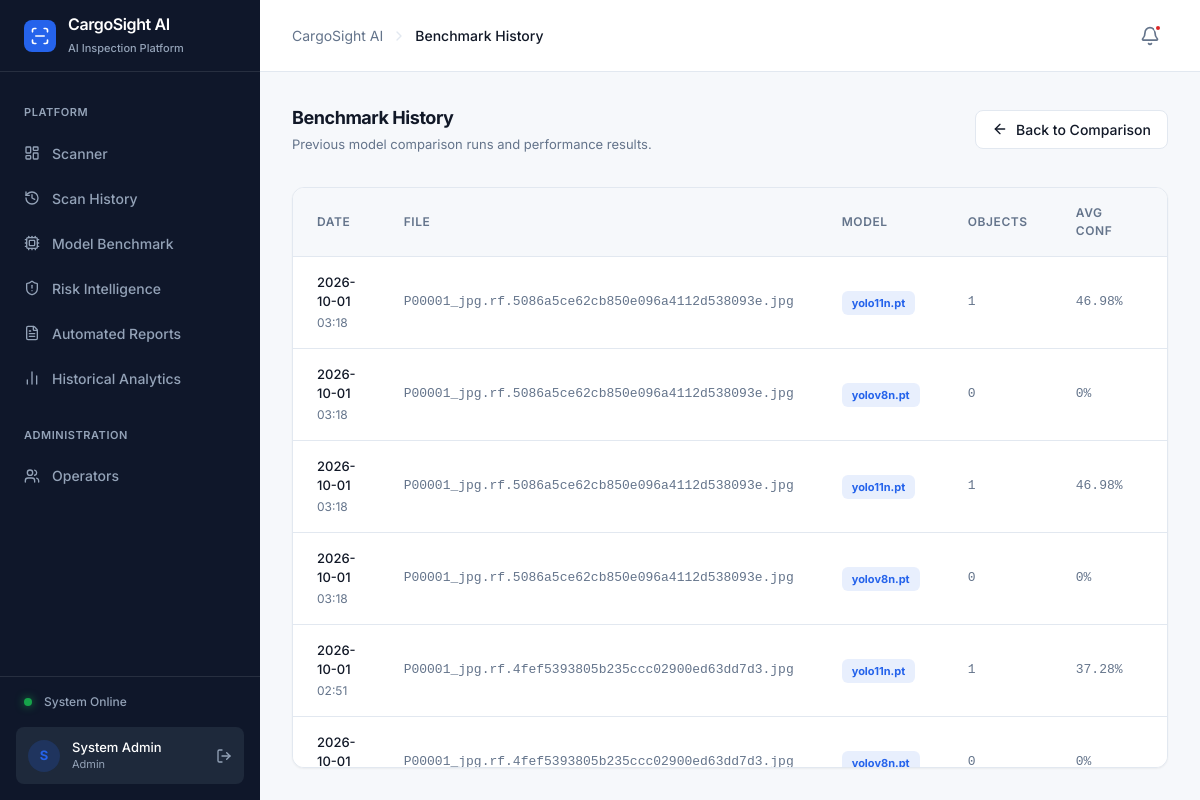
Screenshot of /history (signed in) with the database file from the repository.
### tables this page shows
CREATE TABLE model_benchmarks (
            id INTEGER PRIMARY KEY AUTOINCREMENT,
            date TIMESTAMP DEFAULT CURRENT_TIMESTAMP,
            filename TEXT,
            model TEXT,
            objects INTEGER,
            avg_confidence REAL,
            inference_time REAL,
            fps REAL,
            precision REAL,
            recall REAL,
            map50 REAL,
            map5095 REAL,
            memory_usage REAL,
            device TEXT
        );

### comparison/routes.py (the view)
@comparison_bp.route('/history', methods=['GET'])
@login_required
def history():
    conn = get_db_connection()
    benchmarks = conn.execute('SELECT * FROM model_benchmarks ORDER BY date DESC').fetchall()
    conn.close()
    return render_template('history.html', benchmarks=[dict(b) for b in benchmarks])

### auth/models.py (called while the page is built)
def get_db_connection():
    conn = sqlite3.connect(DB_PATH)
    conn.row_factory = sqlite3.Row
    return conn

### templates/history.html (shortened to what this page needs)
{% extends "base.html" %}
{% block page_title %}Benchmark History{% endblock %}
{% block content %}
<div class="flex items-center justify-between mb-2">
    <div>
        <h2 class="text-[18px] font-bold text-text-primary">Benchmark History</h2>
        <p class="text-[13px] text-text-secondary mt-1">Previous model comparison runs and performance results.</p>
    </div>
    <a href="/model-comparison" class="btn btn-secondary">
        <i data-lucide="arrow-left" class="w-4 h-4"></i> Back to Comparison
    </a>
</div>
<div class="card overflow-hidden">
    {% if benchmarks %}
    <div class="overflow-x-auto">
        <table class="w-full text-left border-collapse min-w-[900px]">
            <thead class="bg-base-bg border-b border-base-border">
                <tr>
                    <th class="px-6 py-4 text-[12px] font-semibold text-text-secondary uppercase tracking-wider">Date</th>
                    <th class="px-6 py-4 text-[12px] font-semibold text-text-secondary uppercase tracking-wider">File</th>
                    <th class="px-6 py-4 text-[12px] font-semibold text-text-secondary uppercase tracking-wider">Model</th>
                    <th class="px-6 py-4 text-[12px] font-semibold text-text-secondary uppercase tracking-wider">Objects</th>
                    <th class="px-6 py-4 text-[12px] font-semibold text-text-secondary uppercase tracking-wider">Avg Conf</th>
                    <th class="px-6 py-4 text-[12px] font-semibold text-text-secondary uppercase tracking-wider">Inference</th>
                </tr>
            </thead>
            <tbody class="divide-y divide-base-border bg-white">
                {% for b in benchmarks %}
                <tr class="hover:bg-gray-50 transition-colors">
                    <td class="px-6 py-4">
                        <div class="text-[13px] text-text-primary font-medium">{{ b.date[:10] if b.date else 'N/A' }}</div>
                        <div class="text-[12px] text-text-secondary mt-0.5">{{ b.date[11:16] if b.date else '' }}</div>
                    </td>
                    <td class="px-6 py-4 text-[13px] font-mono text-text-secondary">{{ b.filename or 'N/A' }}</td>
                    <td class="px-6 py-4">
                        <span class="inline-flex items-center px-2.5 py-1 rounded-md text-[11px] font-bold bg-accent/10 text-accent">{{ b.model or 'N/A' }}</span>
                    </td>
                    <td class="px-6 py-4 text-[13px] font-mono text-text-secondary">{{ b.objects or 0 }}</td>
                    <td class="px-6 py-4 text-[13px] font-mono text-text-secondary">{{ b.avg_confidence or 0 }}%</td>
                    <td class="px-6 py-4 text-[13px] font-mono text-text-secondary">{{ b.inference_time or 0 }}ms</td>
                </tr>
                {% endfor %}
            </tbody>
        </table>
    </div>
    {% endif %}
</div>
{% endblock %}

### rows the page displays
model_benchmarks: date "2026-10-01", date "03:18", filename "P00001_jpg.rf.5086a5ce62cb850e096a4112d538093e.jpg", model "yolo11n.pt", objects "1", avg_confidence "46.98"
model_benchmarks: date "2026-10-01", date "03:18", filename "P00001_jpg.rf.5086a5ce62cb850e096a4112d538093e.jpg", model "yolov8n.pt", objects "0", avg_confidence "0"
model_benchmarks: date "2026-10-01", date "03:18", filename "P00001_jpg.rf.5086a5ce62cb850e096a4112d538093e.jpg", model "yolo11n.pt", objects "1", avg_confidence "46.98"
model_benchmarks: date "2026-10-01", date "03:18", filename "P00001_jpg.rf.5086a5ce62cb850e096a4112d538093e.jpg", model "yolov8n.pt", objects "0", avg_confidence "0"
model_benchmarks: date "2026-10-01", date "02:51", filename "P00001_jpg.rf.4fef5393805b235ccc02900ed63dd7d3.jpg", model "yolo11n.pt", objects "1", avg_confidence "37.28"
model_benchmarks: date "2026-10-01", filename "P00001_jpg.rf.4fef5393805b235ccc02900ed63dd7d3.jpg", model "yolov8n.pt", objects "0", avg_confidence "0"

### other values shown
{{ session.get('name', 'O')[0] | upper }} "S"
{{ session.get('name', 'Operator') }} "System Admin"
{{ session.get('role', 'User') }} "Admin"
